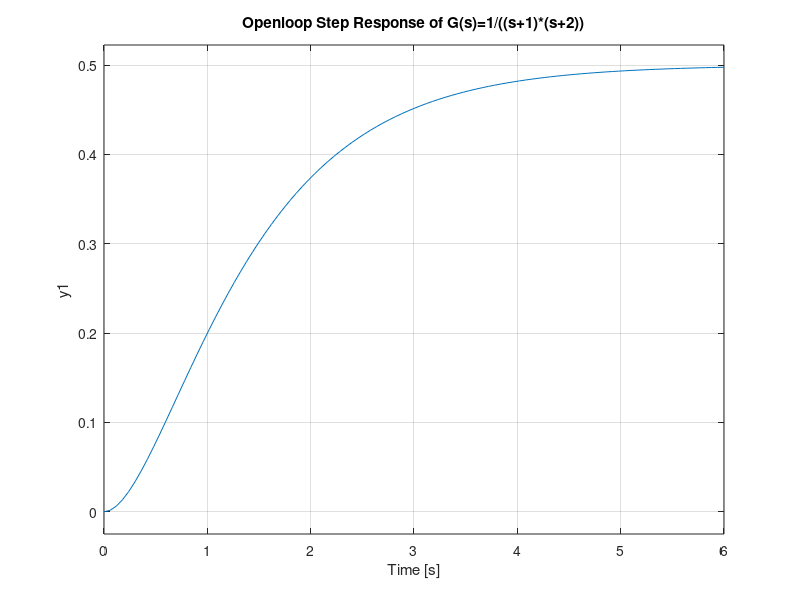

Source code (MATLAB): (Note: this script raises an error after producing the figure.)
clc;
clear;
s=tf('s');
G1=1/((s+1)*(s+2));
G2=1/((s-1)*(s+2));
G3=1/(s*10);
%Openloop Step Response
figure(1)
step(G1)
grid on;
title('Openloop Step Response of G(s)=1/((s+1)*(s+2))')
stepinfo(G1)

figure(2)
step(G2)
grid on;
title('Openloop Step Response of G(s)=1/((s-1)*(s+2))')
stepinfo(G2)

figure(3)
step(G3)
grid on;
title('Openloop Step Response of G(s)=1/(10*s)')
stepinfo(G3)


%Closed Loop Transfer Function Time Response
%For +ve Unity Feedback

Y1=feedback(G1,-1)
figure(4)
step(Y1)
grid on;
title('step Response for G(s)=1/((s+1)*(s+2)) with Positive Unity Feedback')
stepinfo(Y1)

Y2=feedback(G2,-1)
figure(5)
step(Y2)
grid on;
title('step Response for G(s)=1/((s-1)*(s+2)) with Positive Unity Feedback')
stepinfo(Y2)

Y3=feedback(G3,-1)
figure(6)
step(Y3)
grid on;
title('step Response for G(s)=1/(10*s) with Positive Unity Feedback')
stepinfo(Y3)

%Closed Loop Transfer Function Time Response
%For -ve Unity Feedback

Y4=feedback(G1,1)
figure(7)
step(Y4)
grid on;
title('step Response for G(s)=1/((s+1)*(s+2)) with negative Unity Feedback')
stepinfo(Y4)

Y5=feedback(G2,1)
figure(8)
step(Y5)
grid on;
title('step Response for G(s)=1/((s-1)*(s+2)) with negative Unity Feedback')
stepinfo(Y5)

Y6=feedback(G3,1)
figure(9)
step(Y6)
grid on;
title('step Response for G(s)=1/(10*s) with negative Unity Feedback')
stepinfo(Y6)

%Closed Loop Transfer Function Time Response
%For A Pole at -1 in the -ve Feedback

H=1/(s+1);
Y7=feedback(G1,H)
figure(10)
step(Y7)
grid on;
title('Step Response of G(s)=1/((s+1)*(s+2)) with pole at -1 in negative Feedback')
stepinfo(Y7)

Y8=feedback(G2,H)
figure(11)
step(Y8)
grid on;
title('Step Response of G(s)=1/((s-1)*(s+2)) with pole at -1 in negative Feedback')
stepinfo(Y8)

Y9=feedback(G3,H)
figure(12)
step(Y9)
grid on;
title('Step Response of G(s)=1/(10*s) with pole at -1 in negative Feedback')
stepinfo(Y9)

%Closed Loop Transfer Function Time Response
%For A zero at -1 in the -ve Feedback

H=(s+1);
Y10=feedback(G1,H)
figure(13)
step(Y10)
grid on;
title('Step Response of G(s)=1/((s+1)*(s+2)) with Zero at -1 in negative Feedback')
stepinfo(Y10)

Y11=feedback(G2,H)
figure(14)
step(Y11)
grid on;
title('Step Response of G(s)=1/((s-1)*(s+2)) Zero at -1 in negative Feedback')
stepinfo(Y11)

Y12=feedback(G3,H)
figure(15)
step(Y12)
grid on;
title('Step Response of G(s)=1/(10*s) with Zero at -1 in negative Feedback')
stepinfo(Y12)
